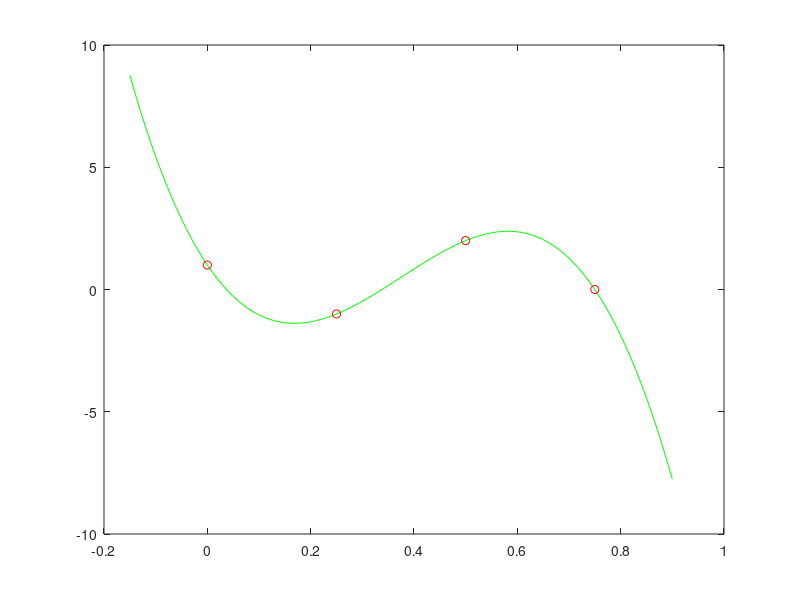

This figure's MATLAB source:
clc
clear
%H C = b C?
% Grado 3 ---> p(x)=a+bx+cx2+dx3
%Base {1, x, x2, x3}
%     1 0    0^2    0^3
%     1 0.25 0.25^2 0.25^3
% H = 1 0.5  0.5^2  0.5^3
%     1 0.75 0.75^2 0.75^3
xi=[0 0.25 0.5 0.75]';
H=[xi.^0 xi.^1 xi.^2 xi.^3];
b=[1 -1 2 0]';
c=inv(H)*b %tb puede usarse c=H\b
%p(x)=1-31.3333x+120x^2-106.6667x^3

%Grafica
xx=[-0.15:0.01:0.9];

%yy=p(xx) ??
yy=c(1)+c(2).*xx+c(3).*xx.^2+c(4).*xx.^3;
%alternativa 2 evaluacion p(xx)
Hxx=[xx.^0;xx.^1;xx.^2;xx.^3];
yy=c'*Hxx;
%alternativa 3 evaluacion p(xx)
%coeficientes orden decreciente grado 3,2,1,0
yy=polyval(c(end:-1:1),xx);


plot(xx, yy, 'g', xi, b, 'ro')




